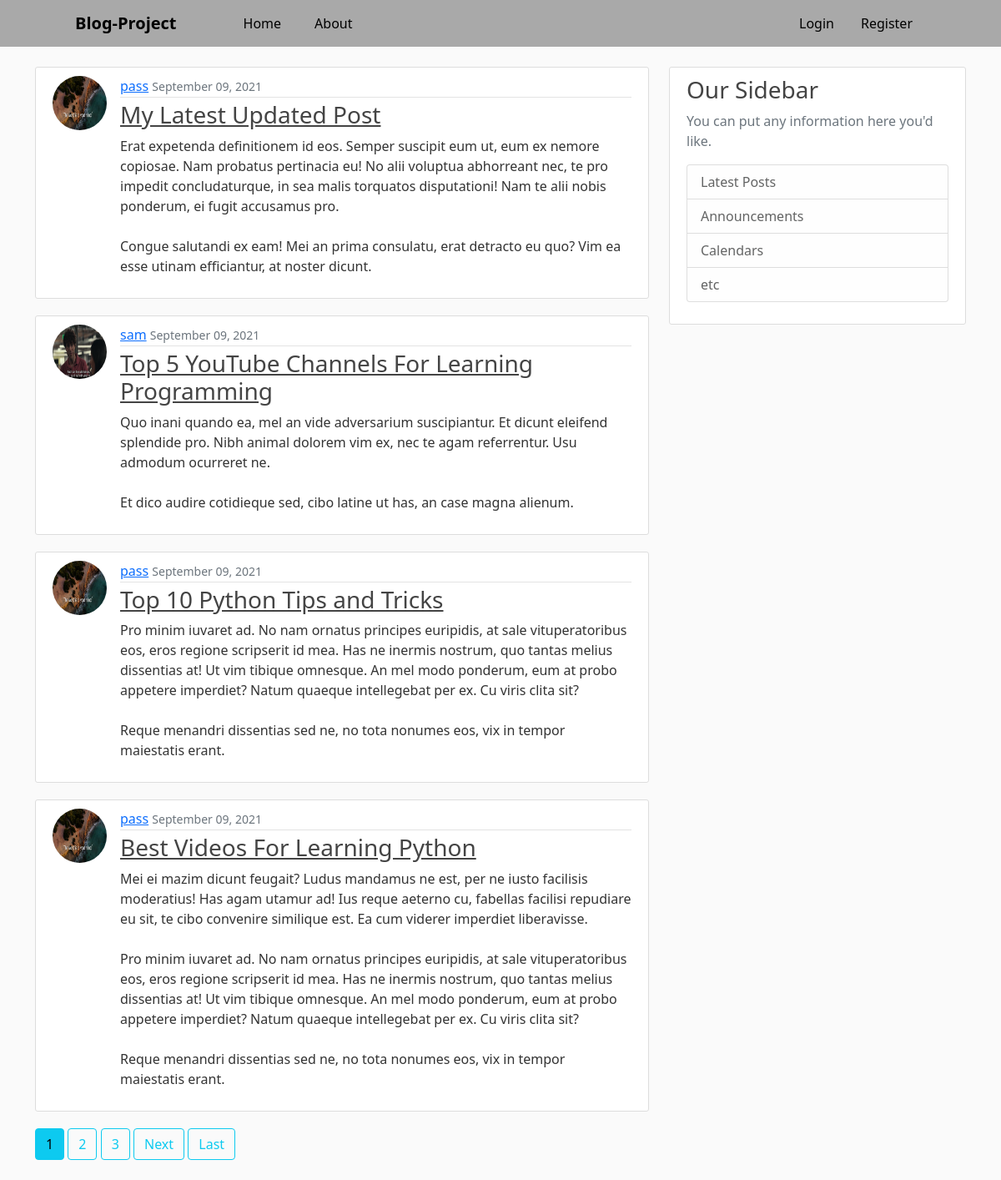
The page / on the database its author committed.
### Blog/models.py (models this page shows, shortened)
class Post(models.Model):
    title = models.CharField(max_length=200)
    content = models.TextField()
    date_posted = models.DateTimeField(default=timezone.now)
    author = models.ForeignKey(User, on_delete=models.CASCADE)

### users/models.py (models this page shows, shortened)
class Profile(models.Model):
    user = models.OneToOneField(User, on_delete=models.CASCADE)
    image = models.ImageField(default='default.png', upload_to='profile_pics')

### Blog/views.py (the view)
# urls.py: path('', PostListView.as_view(), name='blog-home'),
class PostListView(ListView):
    model = Post
    template_name = 'home.html'   #by default it will look <apps>/<model>_<listview>.html
    context_object_name = 'posts'  #by default django calls it object but we want to call is posts
    ordering = ['-date_posted']   #to liist from newest to oldest
    paginate_by = 4

### templates/home.html (shortened to what this page needs)
{% extends 'base.html' %}
{% block content %}
    {% for post in posts %}
        <article class="media d-flex content-section">
          <img class='rounded-circle article-img' src="{{ post.author.profile.image.url }}" alt="">
          <div class="media-body">
            <div class="article-metadata">
              <a class="mr-2" href=" {% url 'user-posts' post.author.username %} ">{{ post.author }}</a>
              <small class="text-muted">{{ post.date_posted|date:"F d, Y "  }}</small>
            </div>
            <h3><a class="article-title" href=" {% url 'post-detail' post.id %} ">{{ post.title}}</a></h3>
            <p class="article-content">{{ post.content }}</p>
          </div>
        </article>
    {% endfor %}
    {% if is_paginated %}
       {% for num in page_obj.paginator.page_range %}
         {% if page_obj.number == num %}
           <a class="btn btn-info mb-4" href="?page={{num}}">{{num}}</a>
         {% elif num > page_obj.number|add:'-3' and num < page_obj.number|add:'3' %}
           <a class="btn btn-outline-info mb-4" href="?page={{num}}">{{num}}</a>
         {% endif %}
       {% endfor %}
       {% if page_obj.has_next %}
       <a class="btn btn-outline-info mb-4" href="?page={{page_obj.next_page_number}}">Next</a>
       <a class="btn btn-outline-info mb-4"  href="?page={{page_obj.paginator.num_pages}}">Last</a>
       {% endif %}
    {% endif %}
{% endblock content %}

### templates/base.html (shortened to what this page needs)
{% load static %}
<!DOCTYPE html>
<html lang="en">
<head>
    <link rel="stylesheet" href="{% static '/css/bootstrap.min.css' %}">
    <link rel="stylesheet" href="{% static '/css/main.css' %}">
</head>
<body>
    <nav class="navbar navbar-expand-lg  sax">
        <div class="container ">
        <a class="navbar-brand mx-5 coll"><strong>Blog-Project</strong></a>
        <div class="collapse navbar-collapse" id="navbarSupportedContent">
            <ul class="navbar-nav me-auto mb-2 mb-lg-0">
             <li class="nav-item mx-4">
                <a class="nav-link active coll" aria-current="page" href="{% url 'blog-home' %}">Home</a>
             </li>
             <li class="nav-item">
                <a class="nav-link coll" href="{% url 'blog-about' %}">About</a>
            </li>
            </ul>
            <div class="d-flex mx-5">
              {% if user.is_authenticated %}
              <span class="nav-item">
                <a class="nav-link coll" href="{% url 'post-create' %}">New Post</a>
              </span>
                <span class="nav-item">
                  <a class="nav-link coll" href="{% url 'profile' %}">Profile</a>
                </span>
                  <span class="nav-item">
                    <a class="nav-link coll" href="{% url 'logout' %}">Logout</a>
                  </span>
              {% else %}
                  <span class="nav-item">
                    <a class="nav-link coll" href="{% url 'login' %}">Login</a>
                  </span>
                  <span class="nav-item">
                    <a " class="nav-link coll" href="{% url 'register' %}">Register</a>
                  </span>
              {% endif %}
            </div>
        </div>
    </nav>
    <main role="main" class="container mt-4">
        <div class="row">
          <div class="col-md-8">
          {% block content %}
            {% endblock content%}
          </div>
          <div class="col-md-4">
            <div class="content-section">
              <h3>Our Sidebar</h3>
              <p class='text-muted'>You can put any information here you'd like.
                <ul class="list-group">
                  <li class="list-group-item list-group-item-light">Latest Posts</li>
                  <li class="list-group-item list-group-item-light">Announcements</li>
                  <li class="list-group-item list-group-item-light">Calendars</li>
                  <li class="list-group-item list-group-item-light">etc</li>
                </ul>
              </p>
            </div>
          </div>
        </div>
      </main>
</body>
</html>

### static/css/main.css (style rules this page uses)
body { background: #fafafa; color: #333333; }
.sax { color: rgba(169, 169, 169, 0.719); background: darkgray; }
.coll { color: black; }
h1, h2, h3, h4, h5, h6 { color: #444444; }
ul { margin: 0; }
.content-section { background: #ffffff; padding: 10px 20px; border: 1px solid #dddddd; border-radius: 3px; margin-bottom: 20px; }
.article-title { color: #444444; }
.article-content { white-space: pre-line; }
.article-img { height: 65px; width: 65px; margin-right: 16px; }
.article-metadata { padding-bottom: 1px; margin-bottom: 4px; border-bottom: 1px solid #e3e3e3 }

### rows shown on the page
Post: author.profile.image (picture), author "pass", date_posted "September 09, 2021", title "My Latest Updated Post", content "Erat expetenda definitionem id eos. Semper suscipit eum ut, eum ex nemore copiosae. Nam probatus pertinacia eu! No alii voluptua abhorreant nec, te pro impedit concludaturque, in sea malis torquatos disputationi! Nam te alii nobis ponderum, ei fugit accusamus pro. Congue salutandi ex eam! Mei an prima consulatu, erat detracto eu quo? Vim ea esse utinam efficiantur, at noster dicunt."
Post: author.profile.image (picture), author "sam", date_posted "September 09, 2021", title "Top 5 YouTube Channels For Learning Programming", content "Quo inani quando ea, mel an vide adversarium suscipiantur. Et dicunt eleifend splendide pro. Nibh animal dolorem vim ex, nec te agam referrentur. Usu admodum ocurreret ne. Et dico audire cotidieque sed, cibo latine ut has, an case magna alienum."
Post: author.profile.image (picture), author "pass", date_posted "September 09, 2021", title "Top 10 Python Tips and Tricks", content "Pro minim iuvaret ad. No nam ornatus principes euripidis, at sale vituperatoribus eos, eros regione scripserit id mea. Has ne inermis nostrum, quo tantas melius dissentias at! Ut vim tibique omnesque. An mel modo ponderum, eum at probo appetere imperdiet? Natum quaeque intellegebat per ex. Cu viris clita sit? Reque menandri dissentias sed ne, no tota nonumes eos, vix in tempor maiestatis erant."
Post: author.profile.image (picture), author "pass", date_posted "September 09, 2021", title "Best Videos For Learning Python", content "Mei ei mazim dicunt feugait? Ludus mandamus ne est, per ne iusto facilisis moderatius! Has agam utamur ad! Ius reque aeterno cu, fabellas facilisi repudiare eu sit, te cibo convenire similique est. Ea cum viderer imperdiet liberavisse. Pro minim iuvaret ad. No nam ornatus principes euripidis, at sale vituperatoribus eos, eros regione scripserit id mea. Has ne inermis nostrum, quo tantas melius dissentias at! Ut vim tibique omnesque. An mel modo ponderum, eum at probo appetere imperdiet? Natum quaeque intellegebat per ex. Cu viris clita sit? Reque menandri dissentias sed ne, no tota nonumes eos, vix in tempor maiestatis erant."

### other values the page prints
{{ num }} "1"
{{ num }} "2" "3"
